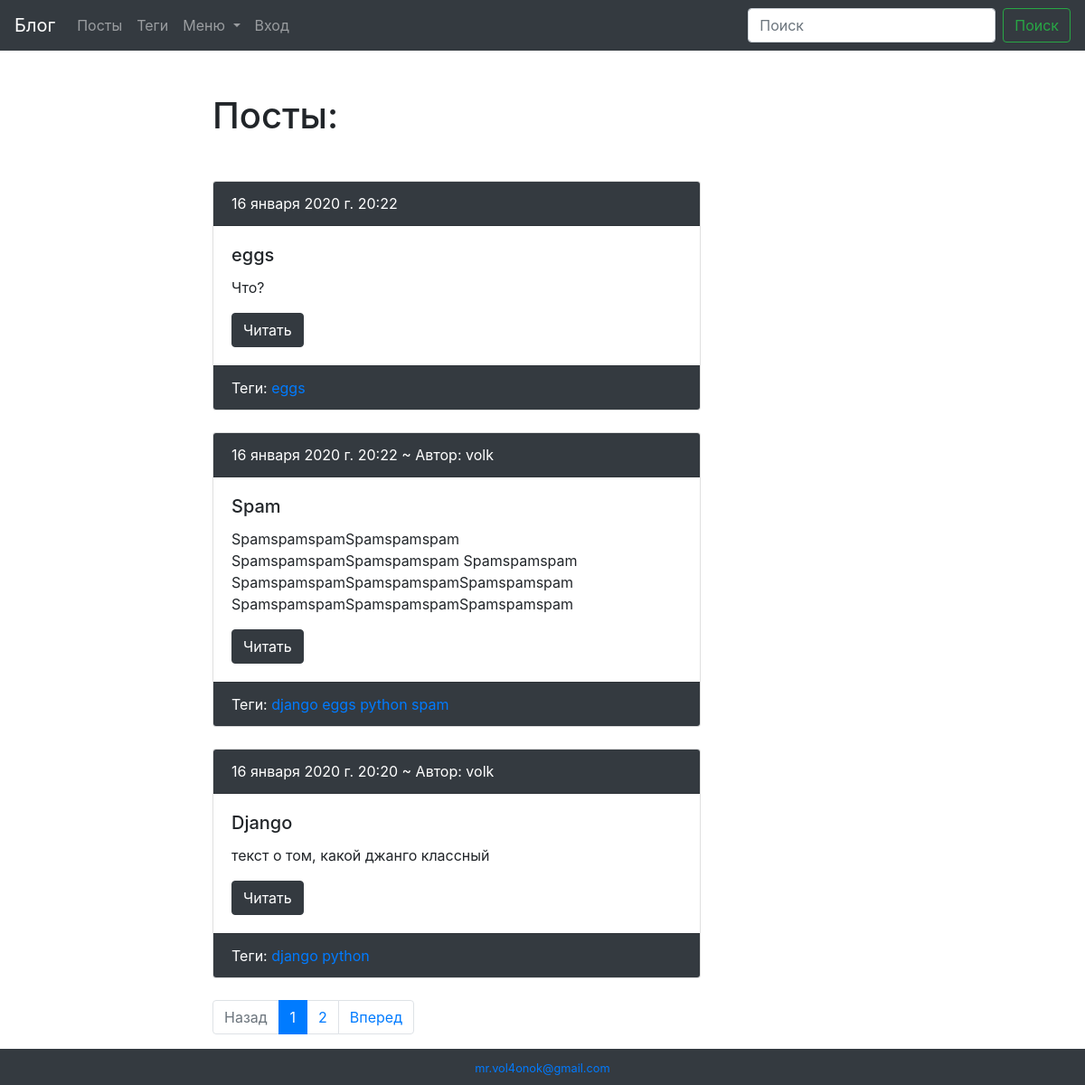
/blog/, run on an earlier commit of the app's database.
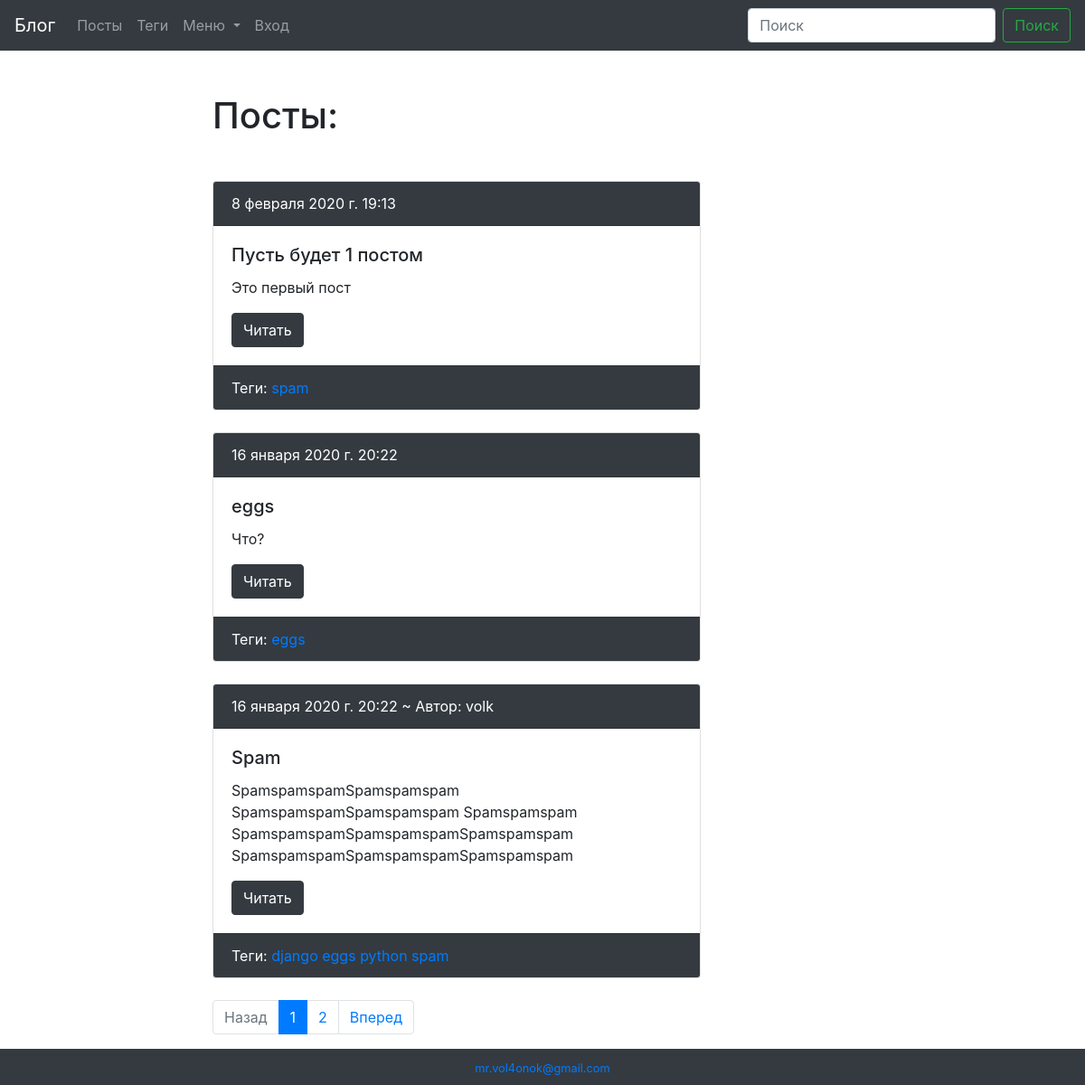
And on a later commit of the database.
### blog/models.py (models this page shows, shortened)
class Post(models.Model):
    author = models.ForeignKey(
        User,
        verbose_name='Автор',
        on_delete=models.SET_NULL,
        null=True,
        blank=True
    )
    title = models.CharField('Заголовок', max_length=50, db_index=True)
    slug = models.SlugField('url', max_length=50, unique=True, blank=True)
    body = models.TextField('Тело', blank=True, db_index=True)
    pub_date = models.DateTimeField('Дата публикации', auto_now_add=True)
    tags = models.ManyToManyField('Tag', blank=True, related_name='posts', verbose_name='Тег')
    image = models.ImageField('Изображение', upload_to='post/', null=True, blank=True)
    published = models.BooleanField('Опубликовать?', default=True)
    viewed = models.PositiveIntegerField('Просмотернно', default=0)
    def get_absolute_url(self):
        return reverse('blog:post_detail_url', kwargs={'slug': self.slug})
    class Meta:
        ordering = ['-pub_date']
        verbose_name = 'Пост'
        verbose_name_plural = 'Посты'

class Tag(models.Model):
    title = models.CharField('Тег', max_length=50)
    slug = models.SlugField('url', max_length=50, unique=True)
    published = models.BooleanField('Отображать?', default=True)
    def get_absolute_url(self):
        return reverse('blog:tag_detail_url', kwargs={'slug': self.slug})
    class Meta:
        ordering = ['title']
        verbose_name = 'Тег'
        verbose_name_plural = 'Теги'

### blog/views.py (the view)
# urls.py: path('', post_list, name='post_list_url'),
def post_list(request):
    search_query = request.GET.get('search', '')
    if search_query:
        posts = Post.objects.filter(
            Q(title__icontains=search_query) |
            Q(body__icontains=search_query),
            published=True
        )
    else:
        posts = Post.objects.filter(published=True)
    paginator = Paginator(posts, 3)
    page_number = request.GET.get('page', 1)
    page = paginator.get_page(page_number)
    is_paginated = page.has_other_pages()
    if page.has_previous():
        previous_url = '?page={}'.format(page.previous_page_number())
    else:
        previous_url = ''
    if page.has_next():
        next_url = '?page={}'.format(page.next_page_number())
    else:
        next_url = ''
    context = {
        'page_object': page,
        'is_paginated': is_paginated,
        'next_url': next_url,
        'previous_url': previous_url
    }
    return render(request, 'blog/index.html', context)

### menu/templatetags/menu_tags.py (called while the page is built)
def get_menu_item(menu):
    return MenuItem.objects.filter(
        menu__name=menu,
        menu__published=True,
        published=True
    )

@register.inclusion_tag('base/tags/base_tag.html', takes_context=True)
def menu_item(context, menu, template='menu/menu_item_tag.html', static='css/style.css'):
    return {
        'template': template,
        'items': get_menu_item(menu),
        'static': static
    }

### blog/templates/blog/index.html (shortened to what this page needs)
{% extends 'blog/base_blog.html' %}
{% load menu_tags %}
{% block content %}
    <h1 class="mb-5">Посты:</h1>
    {% for post in page_object.object_list %}
        {% include 'blog/includes/post_card_template.html' %}
    {% endfor %}
    {% if is_paginated %}
        <nav aria-label="...">
            <ul class="pagination">
                <li class="page-item {% if not previous_url %} disabled {% endif %}">
                    <a class="page-link" href="{{ previous_url }}" tabindex="-1" aria-disabled="true">Назад</a>
                </li>
                {% for n in page_object.paginator.page_range %}
                    {% if page_object.number == n %}
                        <li class="page-item active" aria-current="page">
                            <a class="page-link" href="?page={{ n }}">{{ n }}</a>
                        </li>
                    {% elif n > page_object.number|add:-3 and n < page_object.number|add:3 %}
                        <li class="page-item">
                            <a class="page-link" href="?page={{ n }}">{{ n }}</a>
                        </li>
                    {% endif %}
                {% endfor %}
                <li class="page-item {% if not next_url %} disabled {% endif %}">
                    <a class="page-link" href="{{ next_url }}" tabindex="-1" aria-disabled="true">Вперед</a>
                </li>
            </ul>
        </nav>
    {% endif %}
{% endblock %} content %}

### blog/templates/blog/includes/post_card_template.html
{% if post.published %}
    <div class="card mb-4">
        <div class="card-header bg-dark text-white">
            {{ post.pub_date }}
            {% if post.author %}
                ~ Автор: {{ post.author }}
            {% endif %}
        </div>
        <div class="card-body">
            <h5 class="card-title">{{ post.title }}</h5>
            <p class="card-text">{{ post.body|truncatewords:10 }}</p>
            <a href="{{ post.get_absolute_url }}" class="btn btn-dark">Читать</a>
        </div>
        <div class="card-footer text-white bg-dark">
            Теги:
            {% for tag in post.tags.all %}
                {% if tag.published %}
                    <a href="{{ tag.get_absolute_url }}">{{ tag.title }}</a>
                {% endif %}
            {% endfor %}
        </div>
    </div>
{% endif %}

What changed in the data, as far as the page shows it:
no longer on this page (row unchanged): Post: pub_date "16 января 2020 г. 20:20", author "volk", title "Django", body "текст о том, какой джанго классный", Tag (title "django"), Tag (title "python")
added Post: pub_date "8 февраля 2020 г. 19:13", title "Пусть будет 1 постом", body "Это первый пост", Tag (title "spam")
